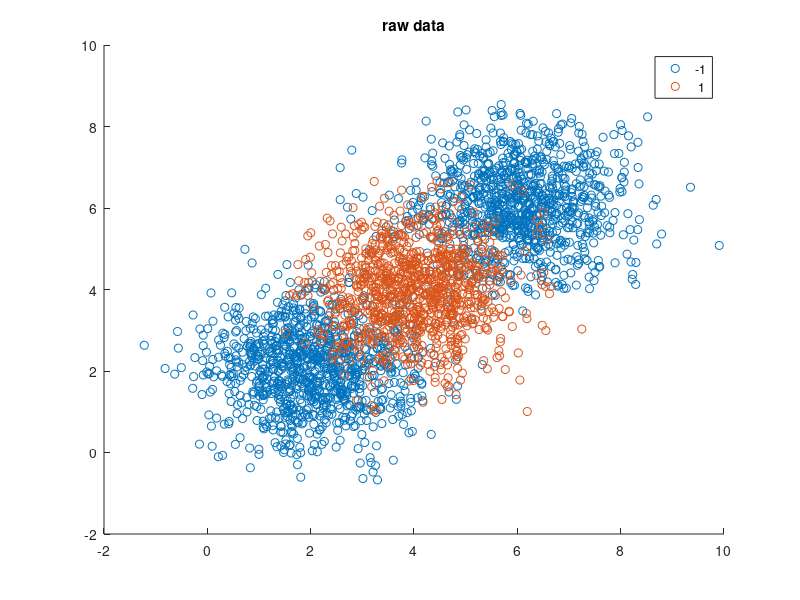

MATLAB code to generate this figure: (Note: this script raises an error after producing the figure.)
%gaussian process for classification

%now we treat the probability as a sigmoid for -1/+1 class membership
%http://www.jmlr.org/papers/volume9/nickisch08a/nickisch08a.pdf

%The idea is we use relief-rbf to subsample d<n points from the training
%data with the highest separability (W_rbf)
%Then we use only those points in our classification

%% make up some data

% Now lets test gaussian process regression
fsize = 14;

%create some crazy data
nn = 1000;
noise = 0.5;

x1 = randn(nn,2) + repmat([2,2],nn,1);
x2 = randn(nn,2) + repmat([4,4],nn,1);
x3 = randn(nn,2) + repmat([6,6],nn,1);

X = [x1;x2;x3];
Y = [ones(nn,1)*-1;ones(nn,1)*1;ones(nn,1)*-1]; %labels

figure
gscatter(X(:,1),X(:,2),Y);
title('raw data')

%just using class membership as Y value
Model = GPRTrain(X,Y);
[Yest,Sigma,S2] = GPROnline(X,Model);
% gprMdl = fitrgp(X,Y);
% Yest = predict(gprMdl,X);

figure
scatter(X(:,1),X(:,2),10,Yest);
title('est class')
colorbar
colormap cool
%% we will use sigmoid logit funcion

siglogit = @(t) 1 ./ (1+exp(-t));

t = -10:0.1:10;

%change the latent function scale
sigma = 1;
%sigma = 0 -> sig(t) = 1/2 ignortant
%sigma = inf -> sig(t)=0; t<0, sig(t)=0.5; t=0; sig(t)=1; t > 0

figure
scatter(t,siglogit(sigma*t))

%% likelihood given sigmoid

%create data
nn = 1000;
x1 = randn(nn,2);
x2 = randn(nn,2) + repmat([2,2],nn,1);

X = [x1;x2];
Y = [ones(nn,1)*-1;ones(nn,1)*1];

%dummy function on data
f_x = NormRowWise(X-repmat([1,1],2*nn,1));

%likelihood
P_yx = siglogit(Y.*f_x);

figure
gscatter(X(:,1),X(:,2),Y);

figure
scatter(X(:,1),X(:,2),10,P_yx)
colorbar
colormap cool

%% lets try it?

%input args
trainratio = 0.5;
testratio = 0.2;

sigman = std(Y); %observation noise
sigmaf = mean(std(X)); %process noise
%silvermans rule of thumb
lscale = 1.06 * sigman * length(Y)^(-1/5) ; %length scale
kparams = [lscale, sigmaf];

%data size
[NN,SS] = size(X);

%first subsample our data
%all indices
idall = randperm(NN);

%get our train and test set
trainNN = floor(NN*trainratio);
testNN = floor(NN*testratio);
idtrain = idall( 1:trainNN );
idtest = idall( (trainNN+1):(trainNN+testNN) );

%grab a subset of the data to train with
XTrain = X(idtrain,:); %used in model creation
YTrain = Y(idtrain,:); %used in model creation
%for initial testing
XTest = X(idtest,:); %used to test model
[~,idsort] = sort(XTest(:,1)); %make our X values be sorted somehow
XTest = XTest(idsort,:);
YTest = Y(idtest(idsort),:); %not actually used

% now we compute our covariances, kernels, and means

%now lets get our 3 covariances (K_N,K_*N,K_**)
K_train_train = GaussianKernel(XTrain,XTrain,kparams);
K_test_train = GaussianKernel(XTest,XTrain,kparams);
K_test_test = GaussianKernel(XTest,XTest,kparams);

%noise on the covariance
Kns = K_train_train + sigman*eye(trainNN);


%WE STORE THIS FOR ONLINE SHIT
K_inv = inv(Kns);

%we compute this only once since we use it twice
% LK = K_test_train * K_inv;
LK = K_test_train/Kns;

%gaussian approximation to the mean and covariance
m_approx = YTrain;
cov_approx = K_inv;

%now we compute the mean
mu_test = K_test_train*K_inv*m_approx;
%posterior variance
kss = K_test_test + sigman*eye(testNN);
sigma_test = kss - (K_test_train(K_inv - K_inv*cov_approx*K_inv)*K_test_train);



%upper and lower bounds
yu = mu_test + stdv;
y1 = mu_test - stdv;
